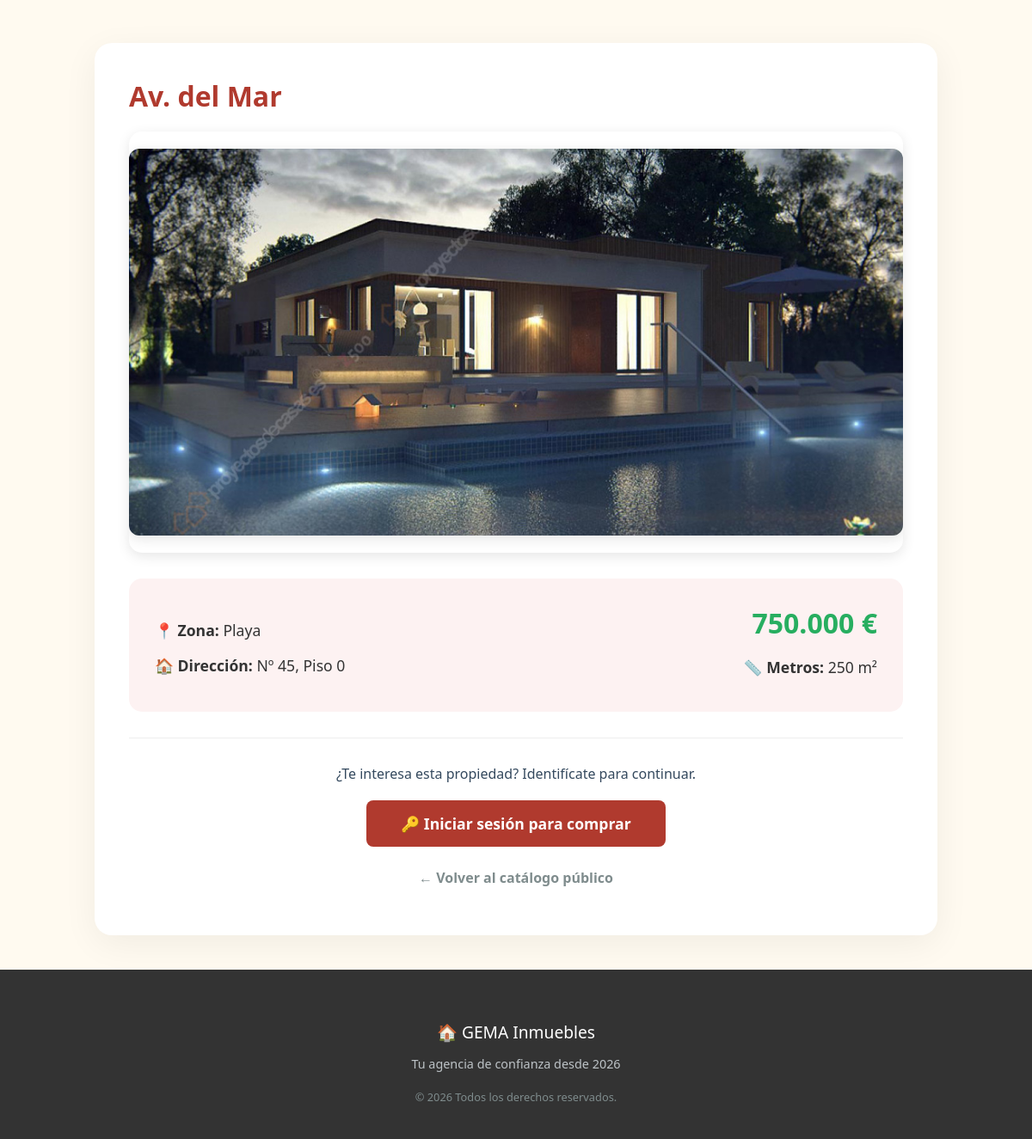
/publico/detalles.php?codigo=2, run on the app's committed database.
### tables this page shows
CREATE TABLE `pisos` (
  `Codigo_piso` int(11) NOT NULL,
  `calle` varchar(40) NOT NULL,
  `numero` int(11) NOT NULL,
  `piso` int(11) NOT NULL,
  `puerta` varchar(5) NOT NULL,
  `cp` int(11) NOT NULL,
  `metros` int(11) NOT NULL,
  `zona` varchar(15) DEFAULT NULL,
  `precio` decimal(10,2) NOT NULL,
  `imagen` varchar(100) NOT NULL,
  `usuario_id` int(11) DEFAULT NULL
);

### publico/detalles.php (the view, shortened to what this page needs)
<?php
require_once "../config/conexion.php";
$codigo = isset($_GET['codigo']) ? intval($_GET['codigo']) : 0;
$sql = "SELECT * FROM pisos WHERE Codigo_piso = ?";
$stmt = $conn->prepare($sql);
$stmt->bind_param("i", $codigo);
$stmt->execute();
$resultado = $stmt->get_result();
$piso = $resultado->fetch_assoc();
?>
<!DOCTYPE html>
<html lang="es">
<head>
    <link rel="stylesheet" href="../css/estilos.css">
    <link rel="stylesheet" href="../css/cliente.css">
</head>
<body>
    <div class="caja-principal" style="max-width: 900px; margin-top: 50px;">
        <h1 class="titulo-hola" style="text-align: left; margin-bottom: 20px;">
            <?php echo htmlspecialchars($piso['calle']); ?>
        </h1>
        <div class="piso-img-container"
            style="height: auto; margin-bottom: 30px; border-radius: 15px; overflow: hidden; box-shadow: 0 4px 15px rgba(0,0,0,0.1);">
            <img src="../img/<?php echo $piso['imagen']; ?>" class="detalles-img-grande" alt="Vista del chalet"
                style="width: 100%; display: block;">
        </div>
        <div class="ficha-tecnica">
            <div>
                <p class="info-item"><strong>📍 Zona:</strong> <?php echo htmlspecialchars($piso['zona']); ?></p>
                <p class="info-item"><strong>🏠 Dirección:</strong> Nº <?php echo $piso['numero']; ?>, Piso
                    <?php echo $piso['piso']; ?></p>
            </div>
            <div style="text-align: right;">
                <p class="precio-grande"><?php echo number_format($piso['precio'], 0, ',', '.'); ?> €</p>
                <p class="info-item"><strong>📏 Metros:</strong> <?php echo $piso['metros']; ?> m²</p>
            </div>
        </div>
        <hr style="border: 0; border-top: 1px solid #eee; margin: 30px 0;">
        <div style="text-align: center;">
            <p style="margin-bottom: 20px; color: #34495e;">¿Te interesa esta propiedad? Identifícate para continuar.
            </p>
            <a href="../autenticacion/login.php" class="boton-gema"
                style="padding: 15px 40px; font-size: 1.1rem; display: inline-block; width: auto;">
                🔑 Iniciar sesión para comprar
            </a>
            <p style="margin-top: 25px;">
                <a href="ver_pisos.php" style="color: #7f8c8d; text-decoration: none; font-weight: bold;">
                    ← Volver al catálogo público
                </a>
            </p>
        </div>
    </div>
    <footer class="footer-gema">
        <p style="font-size: 1.2rem; margin-bottom: 10px;">🏠 GEMA Inmuebles</p>
        <p style="color: #bdc3c7; font-size: 0.9rem;">Tu agencia de confianza desde 2026</p>
        <div style="margin-top: 20px; font-size: 0.8rem; color: #7f8c8d;">
            &copy; <?php echo date('Y'); ?> Todos los derechos reservados.
        </div>
    </footer>
</body>
</html>

### css/estilos.css (style rules this page uses)
body { background-color: #fffaf0; margin: 0; font-family: 'Segoe UI', Tahoma, Geneva, Verdana, sans-serif; display: flex; flex-direction: column; min-height: 100vh; }
h1, h2, h3 { margin-top: 0; }
.caja-principal { background: white; padding: 40px; border-radius: 20px; box-shadow: 0 10px 40px rgba(0,0,0,0.06); max-width: 800px; width: 90%; margin: 40px auto; text-align: center; }
.boton-gema { background-color: #b03a2e; color: white !important; padding: 12px 25px; border-radius: 8px; text-decoration: none; display: inline-block; font-weight: bold; border: none; cursor: pointer; transition: background-color 0.3s, transform 0.2s; }
.titulo-hola { color: #b03a2e; margin-top: 0; }
.footer-gema { background-color: #333; color: white; text-align: center; padding: 40px 20px; margin-top: auto; }
.piso-img-container { width: 100%; height: 220px; }
.piso-img-container img { width: 100%; height: 100%; object-fit: cover; }
.detalles-img-grande { width: 100%; max-height: 450px; object-fit: cover; border-radius: 12px; margin: 20px 0; box-shadow: 0 4px 15px rgba(0,0,0,0.1); }
.ficha-tecnica { display: grid; grid-template-columns: repeat(auto-fit, minmax(250px, 1fr)); gap: 20px; background: #fdf2f2; padding: 30px; border-radius: 15px; text-align: left; margin-bottom: 30px; }
.precio-grande { font-size: 2rem; color: #27ae60; font-weight: bold; margin: 0; }
.info-item { margin-bottom: 10px; color: #333; font-size: 1.1rem; }

### css/cliente.css (style rules this page uses)
.boton-gema { background-color: #b03a2e; color: white !important; padding: 12px 25px; border-radius: 8px; font-weight: bold; cursor: pointer; }

### data on the page
pisos: calle "Av. del Mar", imagen (picture), zona "Playa", numero "45", piso "0", precio "750.000", metros "250"
